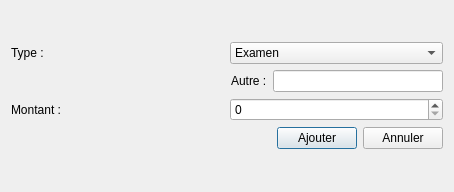
<?xml version="1.0" encoding="UTF-8"?>
<ui version="4.0">
 <class>AjouterPaiment</class>
 <widget class="QDialog" name="AjouterPaiment">
  <property name="geometry">
   <rect>
    <x>0</x>
    <y>0</y>
    <width>454</width>
    <height>192</height>
   </rect>
  </property>
  <property name="windowTitle">
   <string>Dialog</string>
  </property>
  <layout class="QGridLayout" name="gridLayout">
   <item row="0" column="0">
    <layout class="QVBoxLayout" name="verticalLayout">
     <item>
      <layout class="QHBoxLayout" name="horizontalLayout_4">
       <item>
        <widget class="QLabel" name="label">
         <property name="text">
          <string>Type : </string>
         </property>
        </widget>
       </item>
       <item>
        <widget class="QComboBox" name="comboBox">
         <item>
          <property name="text">
           <string>Examen</string>
          </property>
         </item>
         <item>
          <property name="text">
           <string>Inscription</string>
          </property>
         </item>
         <item>
          <property name="text">
           <string>Autre</string>
          </property>
         </item>
        </widget>
       </item>
      </layout>
     </item>
     <item>
      <layout class="QHBoxLayout" name="horizontalLayout_2">
       <item>
        <spacer name="horizontalSpacer_2">
         <property name="orientation">
          <enum>Qt::Horizontal</enum>
         </property>
         <property name="sizeHint" stdset="0">
          <size>
           <width>40</width>
           <height>20</height>
          </size>
         </property>
        </spacer>
       </item>
       <item>
        <widget class="QLabel" name="label_3">
         <property name="text">
          <string>Autre :</string>
         </property>
        </widget>
       </item>
       <item>
        <widget class="QLineEdit" name="lineEdit">
         <property name="minimumSize">
          <size>
           <width>170</width>
           <height>0</height>
          </size>
         </property>
         <property name="maximumSize">
          <size>
           <width>170</width>
           <height>16777215</height>
          </size>
         </property>
        </widget>
       </item>
      </layout>
     </item>
     <item>
      <layout class="QHBoxLayout" name="horizontalLayout_3">
       <item>
        <widget class="QLabel" name="label_2">
         <property name="text">
          <string>Montant :</string>
         </property>
        </widget>
       </item>
       <item>
        <widget class="QSpinBox" name="spinBox"/>
       </item>
      </layout>
     </item>
     <item>
      <layout class="QHBoxLayout" name="horizontalLayout">
       <item>
        <spacer name="horizontalSpacer">
         <property name="orientation">
          <enum>Qt::Horizontal</enum>
         </property>
         <property name="sizeHint" stdset="0">
          <size>
           <width>40</width>
           <height>20</height>
          </size>
         </property>
        </spacer>
       </item>
       <item>
        <widget class="QPushButton" name="pushButton">
         <property name="text">
          <string>Ajouter</string>
         </property>
        </widget>
       </item>
       <item>
        <widget class="QPushButton" name="pushButton_2">
         <property name="text">
          <string>Annuler</string>
         </property>
        </widget>
       </item>
      </layout>
     </item>
    </layout>
   </item>
  </layout>
 </widget>
 <resources/>
 <connections/>
</ui>
